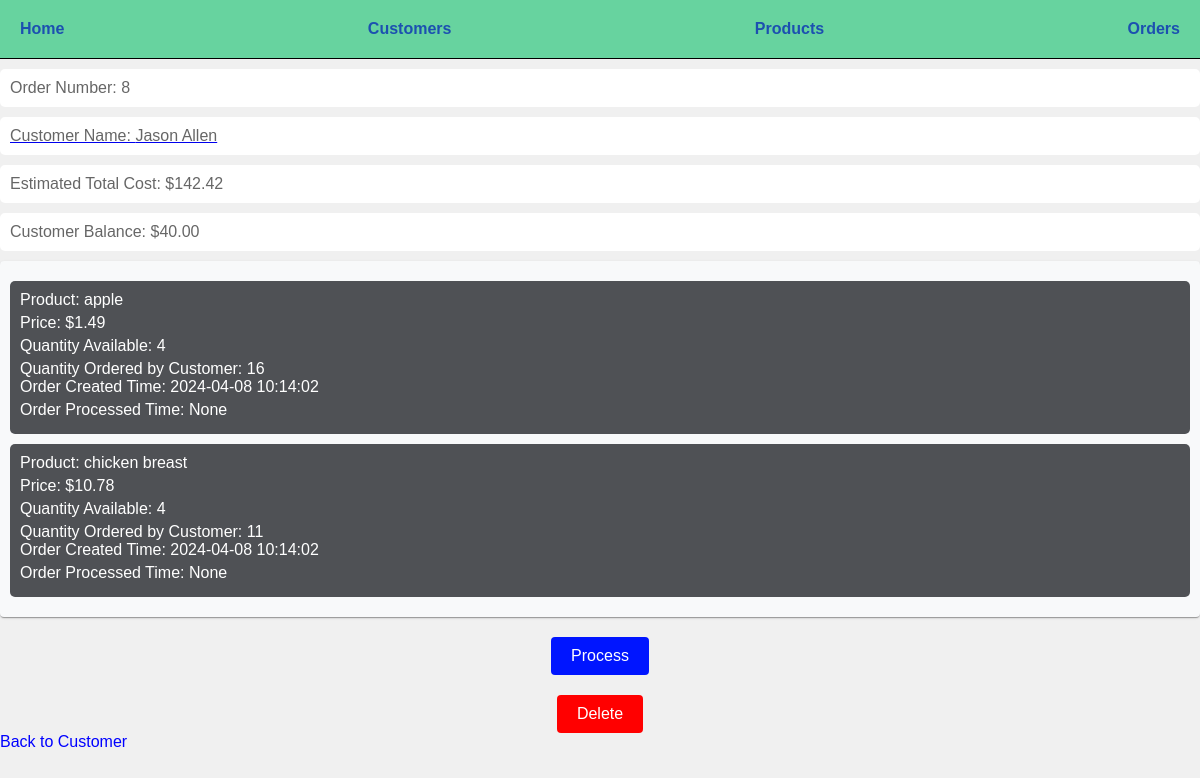
/orders/8, run on an earlier commit of the app's database.
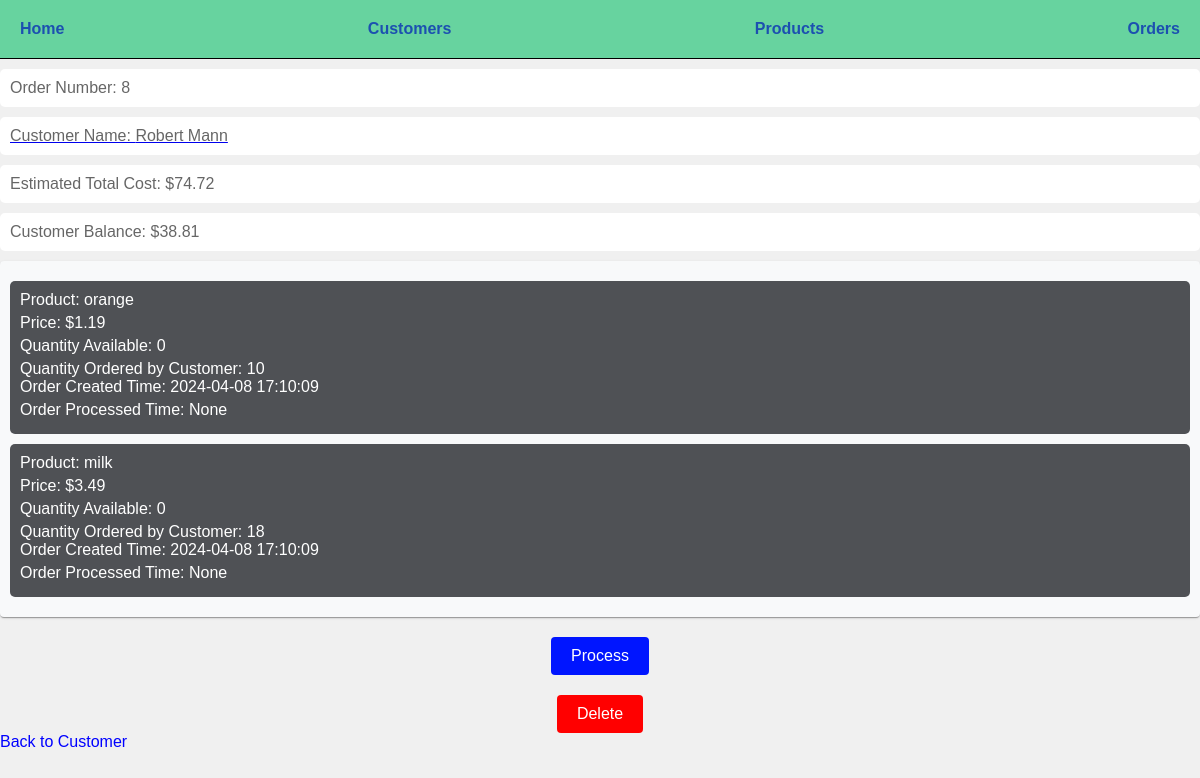
And on a later commit of the database.
### models.py (models this page shows, shortened)
class Customer(db.Model):
    id = mapped_column(Integer, primary_key=True)
    name = mapped_column(String(200), nullable=False, unique=True)
    phone = mapped_column(String(20), nullable=False )
    balance = mapped_column(Numeric(10,2), nullable=False, default=40)
    orders = relationship("Order", cascade="all, delete-orphan") #only one back_populates is needed, the other is inferred

class Product(db.Model):
    id = mapped_column(Integer, primary_key=True)
    name = mapped_column(String(200), nullable=False, unique=True)
    price = mapped_column(Numeric(10,2), nullable=False)
    available = mapped_column(Integer, nullable=False, default=4) #number of products available
    orders = relationship("ProductOrder")

class ProductOrder(db.Model):
    id = mapped_column(Integer, nullable=False, primary_key=True)
    order_id = mapped_column(Integer, ForeignKey(Order.id), nullable=False)
    order = relationship("Order", back_populates="items")
    product_id = mapped_column(Integer, ForeignKey(Product.id), nullable=False)
    product = relationship("Product", back_populates="orders")
    quantity = mapped_column(Integer, nullable=False, default=0) #number of orders for this product

class Order(db.Model):
    id = mapped_column(Integer, nullable=False, primary_key=True)
    customer_id = mapped_column(Integer, ForeignKey(Customer.id), nullable=False)
    customer = relationship("Customer", back_populates="orders")#looks up related enttiy without having to do joins (adds customer_id to the Order table)
    total = mapped_column(Numeric(10,2), nullable=True) #nullable until order is processed by the store
    items = relationship("ProductOrder", back_populates="order", cascade='all, delete-orphan')
    created = mapped_column(DateTime, nullable=False, default=func.now())
    processed = mapped_column(DateTime, nullable=True, default=None)
    def calculate_total(self):
        return round(sum([item.product.price * item.quantity for item in self.items]), 2)

### routes/html.py (the view)
@html_bp.route("/orders/<int:order_id>", methods=["GET"])
def order_detail(order_id):
    order = db.get_or_404(Order, order_id) #does the same thing as line above, but also returns the 404 error if not found
    return render_template("order_detail.html", order=order)

### templates/order_detail.html
{% extends "base.html" %}
{% block content %}
        <p>Order Number: {{ order.id }}</p>
        <a href="/customers/{{ order.customer_id }}"><p>Customer Name: {{ order.customer.name }}</p></a>
        {% if not order.processed %}
            <p>Estimated Total Cost: ${{ order.calculate_total() }}</p>
            {% else %}
            <p>Total Cost: ${{ order.total }}</p>
        {% endif %}
        <p>Customer Balance: ${{ order.customer.balance }}</p>
    <div>
    {% set classname = "pending" %}
    {% if order.processed %}
        {% set classname = "processed" %}
    {% endif %}
        {% for item in order.items %}
        <p class = "{{ classname }}">
            <span>Product: {{ item.product.name }}</span>
            <span>Price: ${{ item.product.price }}</span>
            <span>Quantity Available: {{ item.product.available }}</span>
            <span>Quantity Ordered by Customer: {{ item.quantity }}
            <span>Order Created Time: {{ order.created }}</span>
            <span>Order Processed Time: {{ order.processed }}</span>
        </p>
        {% endfor %}
    </div>
    <form  action="{{ url_for('html.order_process', order_id=order.id) }}" method="post">
        {% if order.processed %}
            <button class = "process_button" type="submit" value="Process Order" disabled>Process (Disabled)</button>
        {% else %}
            <button class = "process_button" type="submit" value="Process Order">Process</button>
        {% endif %}
    </form>
    <form  action="{{ url_for('html.order_delete', order_id=order.id) }}" method="post">
        {% if order.processed %}
            <button class = "delete_button" type="submit" value="Delete Order" disabled>Delete (Disabled)</button>
        {% else %}
            <button class = "delete_button" type="submit" value="Delete Order">Delete</button>
        {% endif %}
    </form>
    <a href="/customers/{{ order.customer_id }}" class="return_link">Back to Customer</a>
   {% endblock %}

What changed in the data, as far as the page shows it:
no longer on this page (row unchanged): Customer: customer.name "Jason Allen", customer.balance "40.00"
no longer on this page (row unchanged): Product: calculate_total "142.42"
changed Order "None": created "2024-04-08 10:14:02" → "2024-04-08 17:10:09"
now on this page (row edited): Customer: customer.name "Robert Mann", customer.balance "38.81"
now on this page (row unchanged): Product: calculate_total "74.72"
changed ProductOrder: product.name "apple" → "orange"; product.price "1.49" → "1.19"; product.available "4" → "0"; quantity "16" → "10"
changed ProductOrder: product.name "chicken breast" → "milk"; product.price "10.78" → "3.49"; product.available "4" → "0"; quantity "11" → "18"
